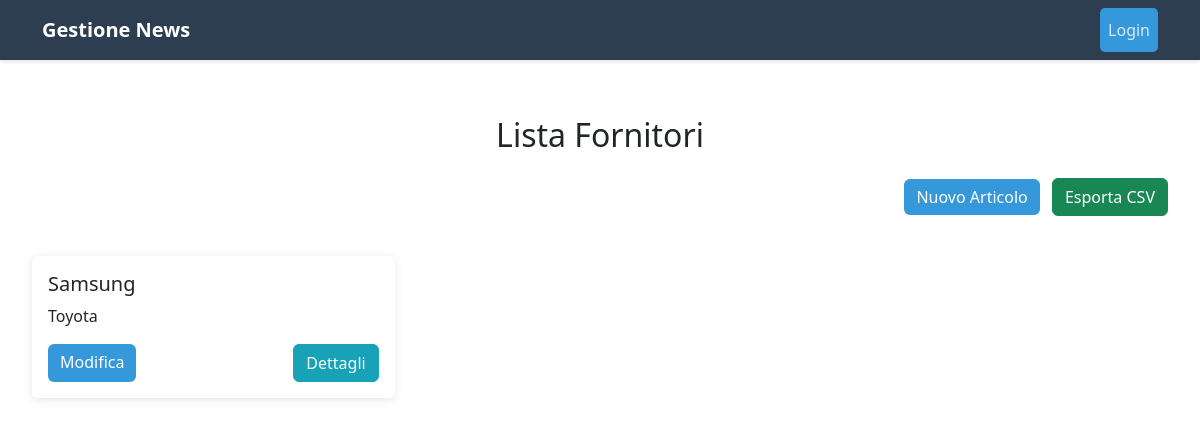
Page /aziende/FornitoreList on the earlier database version.
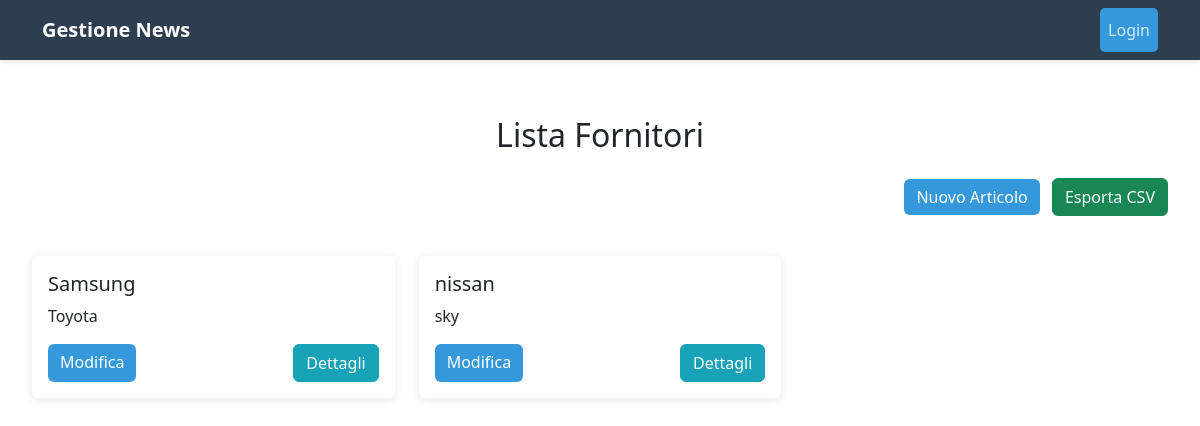
Same page on the later database version.
### News/models.py (models this page shows, shortened)
class Fornitore(models.Model):
    nome = models.CharField(max_length=250, null=False)
    cognome = models.CharField(max_length=250, null=False)
    residenza = models.CharField(max_length=250, null=False)
    telefono = models.IntegerField()
    data_regist = models.DateField(auto_now=True)
    note = models.TextField(max_length=250, null=True, blank=True)
    class Meta:
        verbose_name = "Fornitore"
        verbose_name_plural = "Fornitore"

### News/views.py (the view)
# urls.py: path('FornitoreList', fornitore_list, name='fornitore_list'),
def fornitore_list(request):
    fornitore = Fornitore.objects.all()
    context = {
        'fornitore':fornitore,
    }
    return render(request, 'News/fornitoreList.html', context)

### News/templates/News/fornitoreList.html (shortened to what this page needs)
{% extends 'News/base.html' %}
{% block content %}
<div class="row">
    <div class="col-12 mb-4">
        <h2 class="text-center mb-4">Lista Fornitori</h2>
        <div class="text-end mb-3">
            <a href="{% url 'insert-fornitore' %}" class="btn btn-primary me-2">Nuovo Articolo</a>
            <a href="{% url 'export-fornitore' %}" class="btn btn-success">Esporta CSV</a>
        </div>
    </div>
    {% for forn in fornitore %}
    <div class="col-md-6 col-lg-4 mb-4">
        <div class="card">
            <div class="card-body">
                <h5 class="card-title">{{ forn.nome }}</h5>
                <p class="card-text">{{ forn.cognome|truncatewords:20 }}</p>
                <div class="d-flex justify-content-between">
                    <a href="{% url 'fornitore-update' forn.pk %}" class="btn btn-primary">Modifica</a>
                    <a href="{% url 'fornitore-detail' forn.pk %}" class="btn btn-info text-white">Dettagli</a>
                </div>
            </div>
        </div>
    </div>
    {% empty %}
    <div class="col-12">
        <p class="text-center">Nessun articolo presente</p>
    </div>
    {% endfor %}
</div>
{% endblock %}

Differences in the rows shown:
added Fornitore: nome "nissan", cognome "sky"
